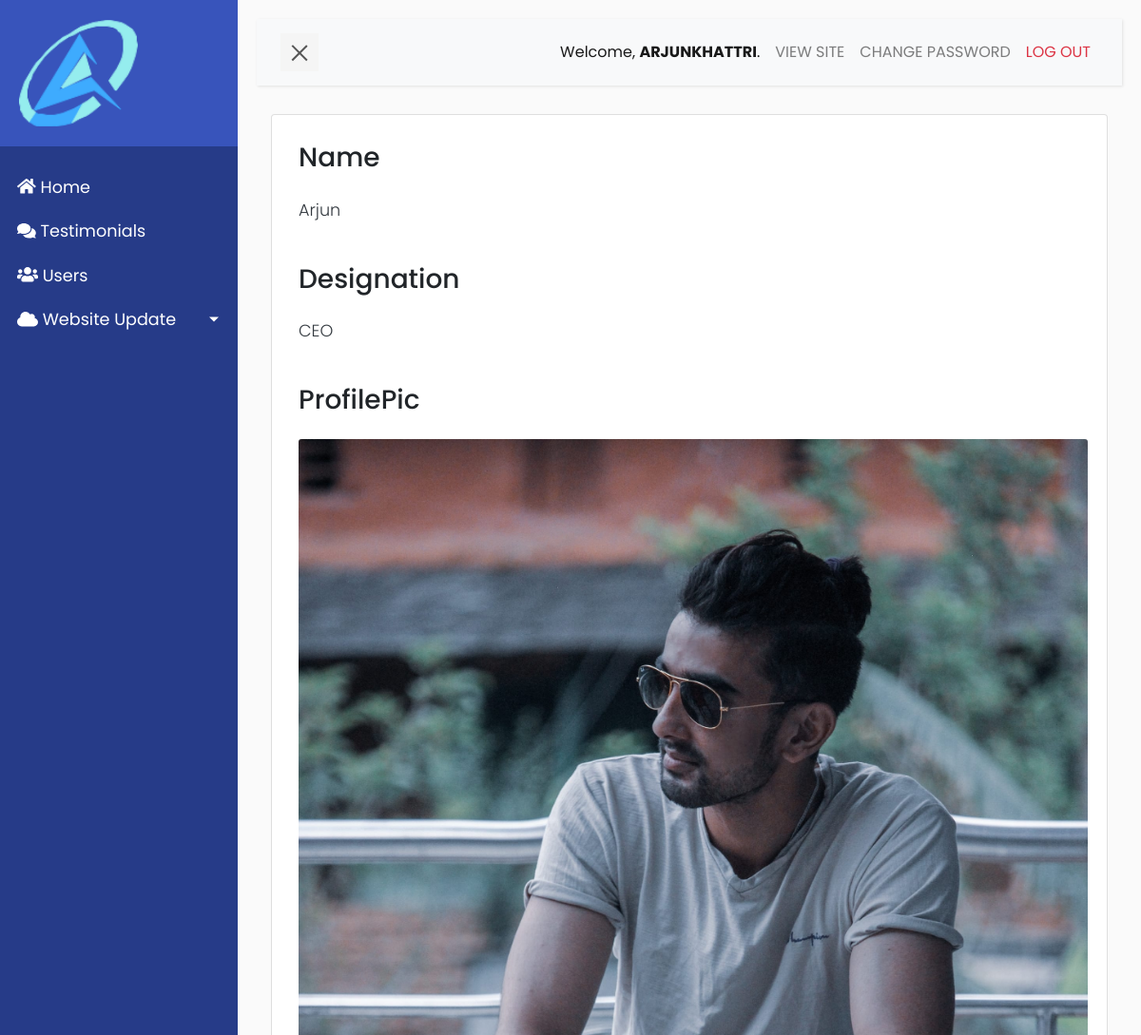
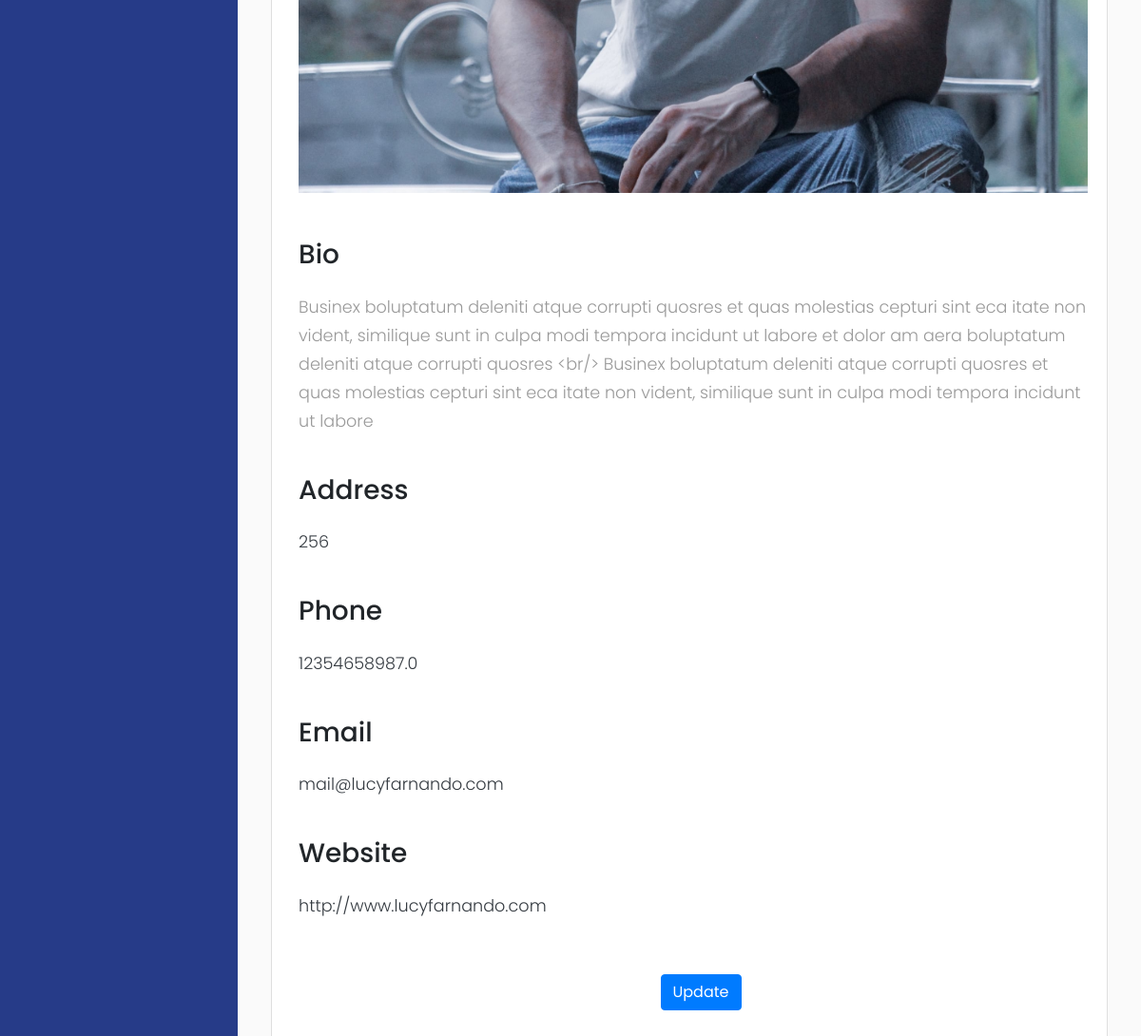
The app's page /team/detail/Arjun/ (signed in) with its own data (2 pictures, top to bottom).
### constructionapp/models.py (models this page shows, shortened)
class Team(models.Model):
    name = models.CharField(max_length=50, null=False, blank=False)
    designation = models.CharField(max_length=254, null=False, blank=False)
    profilepic = models.ImageField(upload_to='media/team')
    Bio = RichTextUploadingField(blank=True, null=True)
    address = models.CharField(max_length=254, null=False, blank=False)
    phone = models.FloatField(max_length=254, null=False, blank=False)
    email = models.EmailField(max_length=254, unique=True)
    website = models.URLField(max_length=254, blank=True)

### constructionapp/views.py (the view)
# urls.py: path('team/detail/<str:string>/', views.team_detail, name = 'team_detail'),
@login_required
def team_detail(request, string):
    team = Team.objects.get(name=string)
    context = {'team': team}
    return render(request, 'page/team/details.html', context)

### constructionapp/templates/page/team/details.html (shortened to what this page needs)
{% extends 'base.html' %}
{% load static %}
{% block content %}
<div class="container">
    {% if team %}
        <div class="row">
            <div class="col-xs-12 col-sm-12 col-md-12 col-xl-12">
                <div class="card mb-4 pl-2 pt-2">
                    <div class="card-body mb-2">
                        <h3 class="mb-4">Name</h3>
                        <p class="card-text text-dark text-justify" >
                            {{team.name }}
                        </p><br>
                        <h3 class="mb-4">Designation</h3>
                        <p class="card-text text-dark text-justify" >
                            {{team.designation | safe }}
                        </p><br>
                        <h3 class="mb-4">ProfilePic</h3>
                        <img class="card-img-top" src="/media/{{team.profilepic}}">
                        <br><br><br>
                        <h3 class="mb-4">Bio</h3>
                        <p class="card-text text-dark text-justify" >
                            {{team.Bio | safe}}
                        </p><br>
                        <h3 class="mb-4">Address</h3>
                        <p class="card-text text-dark text-justify" >
                            {{team.address}}
                        </p><br>
                        <h3 class="mb-4">Phone</h3>
                        <p class="card-text text-dark text-justify" >
                            {{team.phone}}
                        </p><br>
                        <h3 class="mb-4">Email</h3>
                        <p class="card-text text-dark text-justify" >
                            {{team.email}}
                        </p><br>
                        <h3 class="mb-4">Website</h3>
                        <p class="card-text text-dark text-justify" >
                            {{team.website}}
                        </p><br>
                            <div class="form-group text-center" >
                                <a href="{% url 'update_team' team.name %}" class="btn btn-primary text mt-3 mt-3 ml-3">
                                    Update
                                </a>
                            </div>
                    </div>
                </div>
            </div>
        </div>
   {% endif %}
</div>
{% endblock content %}

### constructionapp/templates/base.html (shortened to what this page needs)
{% load static %}
<!DOCTYPE html>
<html>
<head>
    <link
        rel="stylesheet"
        href="https://stackpath.bootstrapcdn.com/bootstrap/4.1.0/css/bootstrap.min.css"
>
    <link
        rel="stylesheet" href="{% static 'css/base.css' %}">
    <link
        rel="stylesheet"
        href="https://use.fontawesome.com/releases/v5.2.0/css/all.css"
>
</head>
<body>
    <div class="wrapper">
        <nav id="sidebar">
            <div class="sidebar-header">
                <a href="https://eliteconsultancy.netlify.app/">
                    <img src="{% static 'images/logo.png' %}" alt="NGT Logo" class="img-responsive" style="width:60%;height: auto;">
                </a>
            </div>
            <ul class="list-unstyled components ml-2">
                <li class="active">
                    <a href="{% url 'dashboard' %}">
                        <i class="fa fa-home" aria-hidden="true"></i>
                        Home
                    </a>
                </li>
                <li>
                    <a href="{% url 'testimonials_list' %}">
                        <i class="fa fa-comments" aria-hidden="true"></i>
                        Testimonials
                    </a>
                </li>
                <li>
                    <a href="{% url 'list_admins' %}">
                        <i class="fa fa-users" aria-hidden="true"></i>
                        Users
                    </a>
                </li>
                <li >
                    <a href="#uiSubmenu" data-toggle="collapse" aria-expanded="false" class="dropdown-toggle">
                        <i class="fa fa-cloud" aria-hidden="true"></i>
                        Website Update
                    </a>
                </li>
        </nav>
        <div id="content">
            <nav class="navbar navbar-expand-lg navbar-light bg-light">
                <div class="container-fluid">
                    <button type="button" id="sidebarCollapse" class="navbar-btn">
                        <span></span>
                    </button>
                    <div class="collapse navbar-collapse" id="navbarSupportedContent">
                        <ul class="nav navbar-nav ml-auto">
                            <li class="nav-item active">
                                <div class="nav-link text-capitalize" >Welcome, <span class="text-uppercase font-weight-bold">{{user.get_username}}</span>. </div>
                            </li>
                            <li class="nav-item">
                                <a href="https://eliteconsultancy.netlify.app/" target="_blank" class="text-uppercase nav-link">View Site</a>
                            </li>
                            <li class="nav-item">
                                <a href="{% url 'change_admin_pw' %}" class="nav-link text-uppercase">Change Password</a>
                            </li>
                            <li class="nav-item">
                                <a href="{% url 'admin_logout' %}" class="text-uppercase nav-link text-danger">Log out</a>
                            </li>
                        </ul>
                    </div>
                </div>
            </nav>
            {% block content %}
            {% endblock content %}
    </div>
</body>
</html>

### static/css/base.css (style rules this page uses)
body { font-family: 'Poppins', sans-serif; background: #fafafa; }
p { font-family: 'Poppins', sans-serif; font-size: 1.1em; font-weight: 300; line-height: 1.7em; color: #999; }
a, a:hover, a:focus { color: inherit; text-decoration: none; transition: all 0.3s; }
.navbar { padding: 15px 10px; background: #fff; border: none; border-radius: 0; margin-bottom: 30px; box-shadow: 1px 1px 3px rgba(0, 0, 0, 0.1); }
.navbar-btn { box-shadow: none; outline: none !important; border: none; }
.wrapper { display: flex; width: 100%; align-items: stretch; perspective: 1500px; }
#sidebar { min-width: 250px; max-width: 250px; background: #263b88; color: #fff; transition: all 0.6s cubic-bezier(0.945, 0.020, 0.270, 0.665); transform-origin: bottom left; }
#sidebar .sidebar-header { padding: 20px; background: #3854bb; }
#sidebar ul.components { padding: 20px 0; }
#sidebar ul li a { padding: 10px; font-size: 1.1em; display: block; }
#sidebar ul li.active > a, a[aria-expanded="true"] { color: #fff; background: #263b88; }
a[data-toggle="collapse"] { position: relative; }
.dropdown-toggle::after { display: block; position: absolute; top: 50%; right: 20px; transform: translateY(-50%); }
#content { width: 100%; padding: 20px; min-height: 100vh; transition: all 0.3s; }
#sidebarCollapse { width: 40px; height: 40px; background: #f5f5f5; cursor: pointer; }
#sidebarCollapse span { width: 80%; height: 2px; margin: 0 auto; display: block; background: #555; transition: all 0.8s cubic-bezier(0.810, -0.330, 0.345, 1.375); transition-delay: 0.2s; }
#sidebarCollapse span:last-of-type { transform: rotate(-45deg) translate(1px, -1px); }

### records on screen
Team: name "Arjun", designation "CEO", profilepic (picture), Bio "Businex boluptatum deleniti atque corrupti quosres et quas molestias cepturi sint eca itate non vident, similique sunt in culpa modi tempora incidunt ut labore et dolor am aera boluptatum deleniti atque corrupti quosres <br/> Businex boluptatum deleniti atque corrupti quosres et quas molestias cepturi sint eca itate non vident, similique sunt in culpa modi tempora incidunt ut labore", address "256", phone "12354658987.0", email "mail@lucyfarnando.com", website "http://www.lucyfarnando.com"

### other values on screen
{{ user.get_username }} "ARJUNKHATTRI"
